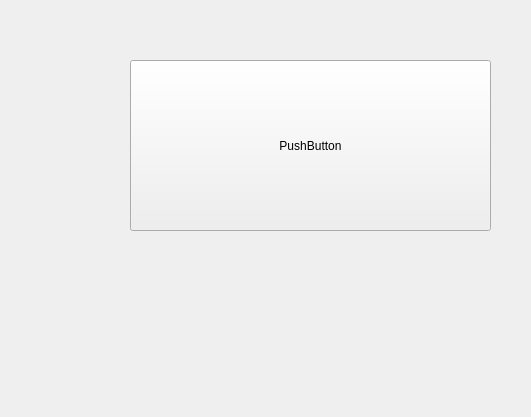
<?xml version="1.0" encoding="UTF-8"?>
<ui version="4.0">
 <class>Form</class>
 <widget class="QWidget" name="Form">
  <property name="geometry">
   <rect>
    <x>0</x>
    <y>0</y>
    <width>531</width>
    <height>417</height>
   </rect>
  </property>
  <property name="windowTitle">
   <string>Form</string>
  </property>
  <widget class="Newpushbutton" name="pushButton">
   <property name="geometry">
    <rect>
     <x>130</x>
     <y>60</y>
     <width>361</width>
     <height>171</height>
    </rect>
   </property>
   <property name="styleSheet">
    <string notr="true">QPushButton{font: 10pt &quot;Arial&quot;;}

QPushButton:hover{background-color:rgb(0, 85, 0,100);font: 30pt &quot;Arial&quot;;}

</string>
   </property>
   <property name="text">
    <string>PushButton</string>
   </property>
   <property name="icon">
    <iconset resource="iamge.qrc">
     <normaloff>:/newPrefix/图片1.jpg</normaloff>:/newPrefix/图片1.jpg</iconset>
   </property>
   <property name="iconSize">
    <size>
     <width>27</width>
     <height>27</height>
    </size>
   </property>
  </widget>
 </widget>
 <customwidgets>
  <customwidget>
   <class>Newpushbutton</class>
   <extends>QPushButton</extends>
   <header>newbutton</header>
  </customwidget>
 </customwidgets>
 <resources>
  <include location="iamge.qrc"/>
 </resources>
 <connections/>
</ui>
